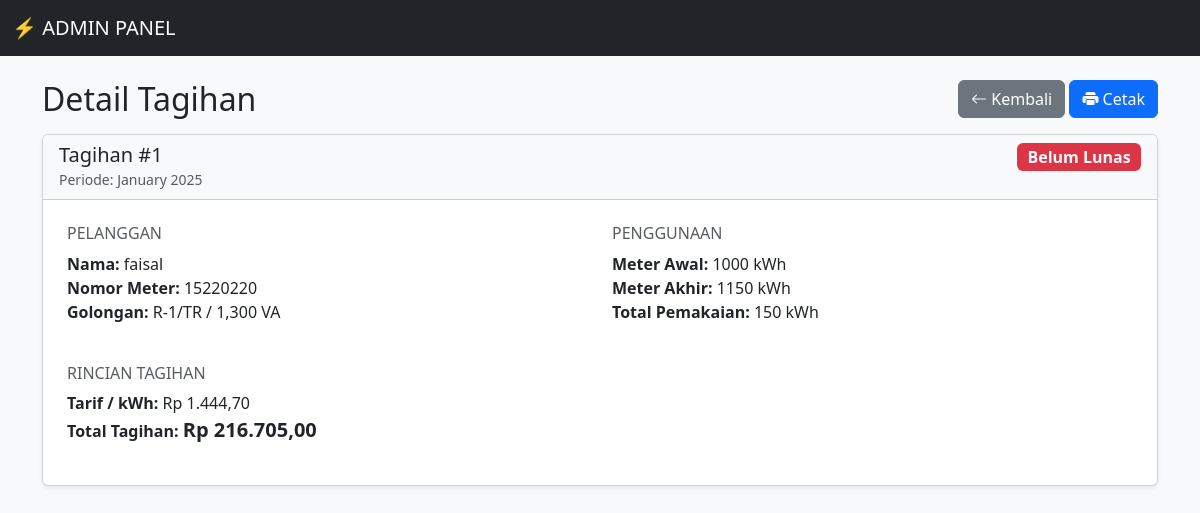
The page /admin/detail_tagihan.php?id=1 (signed in) on the database as committed earlier.
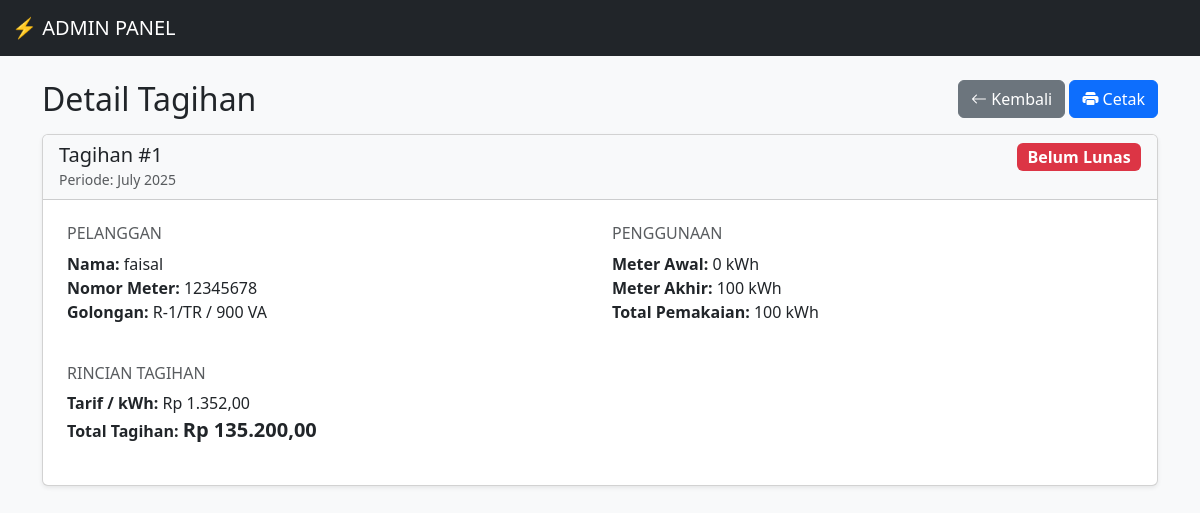
The same page on the database as committed later.
### tables this page shows
CREATE TABLE `tagihan` (
  `id_tagihan` int(11) NOT NULL,
  `id_penggunaan` int(11) NOT NULL,
  `jumlah_meter` float NOT NULL,
  `total_bayar` decimal(12,2) NOT NULL,
  `status` enum('belum_lunas','diproses','lunas') NOT NULL DEFAULT 'belum_lunas'
);

CREATE TABLE `penggunaan` (
  `id_penggunaan` int(11) NOT NULL,
  `id_pelanggan` int(11) NOT NULL,
  `bulan` int(2) NOT NULL,
  `tahun` year(4) NOT NULL,
  `meter_awal` float NOT NULL,
  `meter_akhir` float NOT NULL
);

CREATE TABLE `pelanggan` (
  `id_pelanggan` int(11) NOT NULL,
  `id_user` int(11) NOT NULL,
  `nomor_meter` varchar(20) NOT NULL,
  `alamat` text NOT NULL,
  `id_tarif` int(11) NOT NULL
);

CREATE TABLE `tarif` (
  `id_tarif` int(11) NOT NULL,
  `golongan_tarif` varchar(10) NOT NULL,
  `daya` int(11) NOT NULL,
  `tarif_per_kwh` decimal(10,2) NOT NULL
);

CREATE TABLE `users` (
  `id_user` int(11) NOT NULL,
  `username` varchar(50) NOT NULL,
  `password` varchar(255) NOT NULL,
  `nama_lengkap` varchar(100) NOT NULL,
  `role` enum('admin','pelanggan') NOT NULL,
  `reset_token` varchar(255) DEFAULT NULL,
  `token_expiry` datetime DEFAULT NULL
);

### admin/detail_tagihan.php (the view, shortened to what this page needs)
<?php
require '../config/database.php';
$id_tagihan = $_GET['id'];
$query = "SELECT
            tagihan.*,
            penggunaan.*,
            pelanggan.nomor_meter,
            users.nama_lengkap,
            tarif.golongan_tarif,
            tarif.daya,
            tarif.tarif_per_kwh,
            pembayaran.tanggal_bayar,
            pembayaran.biaya_admin,
            pembayaran.total_akhir,
            pembayaran.bukti_bayar
          FROM tagihan
          JOIN penggunaan ON tagihan.id_penggunaan = penggunaan.id_penggunaan
          JOIN pelanggan ON penggunaan.id_pelanggan = pelanggan.id_pelanggan
          JOIN users ON pelanggan.id_user = users.id_user
          JOIN tarif ON pelanggan.id_tarif = tarif.id_tarif
          LEFT JOIN pembayaran ON tagihan.id_tagihan = pembayaran.id_tagihan
          WHERE tagihan.id_tagihan = ?";
$stmt = mysqli_prepare($koneksi, $query);
mysqli_stmt_bind_param($stmt, "i", $id_tagihan);
mysqli_stmt_execute($stmt);
$result = mysqli_stmt_get_result($stmt);
$detail = mysqli_fetch_assoc($result);
require '../includes/header.php';
?>
<link rel="stylesheet" href="https://cdn.jsdelivr.net/npm/bootstrap-icons@1.11.3/font/bootstrap-icons.min.css">
<nav class="navbar navbar-expand-lg navbar-dark bg-dark sticky-top no-print">
    <div class="container-fluid">
        <a class="navbar-brand" href="index.php">⚡ ADMIN PANEL</a>
    </div>
</nav>
<div class="container mt-4">
    <div class="d-flex justify-content-between align-items-center mb-3 no-print">
        <h2 class="mb-0">Detail Tagihan</h2>
        <div>
            <a href="tagihan.php" class="btn btn-secondary"><i class="bi bi-arrow-left"></i> Kembali</a>
            <button onclick="window.print()" class="btn btn-primary"><i class="bi bi-printer-fill"></i> Cetak</button>
        </div>
    </div>
    <div class="card shadow-sm">
        <div class="card-header bg-light">
            <div class="d-flex justify-content-between">
                <div>
                    <h5 class="mb-0">Tagihan #<?= htmlspecialchars($detail['id_tagihan']); ?></h5>
                    <small class="text-muted">Periode:
                        <?= date("F Y", mktime(0, 0, 0, $detail['bulan'], 1, $detail['tahun'])); ?></small>
                </div>
                <div>
                    <?php
                    if ($detail['status'] == 'belum_lunas') {
                        echo '<span class="badge bg-danger fs-6">Belum Lunas</span>';
                    } elseif ($detail['status'] == 'diproses') {
                        echo '<span class="badge bg-warning text-dark fs-6">Diproses</span>';
                    } else {
                        echo '<span class="badge bg-success fs-6">Lunas</span>';
                    }
                    ?>
                </div>
            </div>
        </div>
        <div class="card-body p-4">
            <div class="row g-4">
                <div class="col-md-6">
                    <h6 class="text-muted">PELANGGAN</h6>
                    <ul class="list-unstyled">
                        <li><strong>Nama:</strong> <?= htmlspecialchars($detail['nama_lengkap']); ?></li>
                        <li><strong>Nomor Meter:</strong> <?= htmlspecialchars($detail['nomor_meter']); ?></li>
                        <li><strong>Golongan:</strong> <?= htmlspecialchars($detail['golongan_tarif']); ?> /
                            <?= number_format($detail['daya']); ?> VA</li>
                    </ul>
                </div>
                <div class="col-md-6">
                    <h6 class="text-muted">PENGGUNAAN</h6>
                    <ul class="list-unstyled">
                        <li><strong>Meter Awal:</strong> <?= htmlspecialchars($detail['meter_awal']); ?> kWh</li>
                        <li><strong>Meter Akhir:</strong> <?= htmlspecialchars($detail['meter_akhir']); ?> kWh</li>
                        <li><strong>Total Pemakaian:</strong> <?= htmlspecialchars($detail['jumlah_meter']); ?> kWh</li>
                    </ul>
                </div>
                <div class="col-md-6">
                    <h6 class="text-muted">RINCIAN TAGIHAN</h6>
                    <ul class="list-unstyled">
                        <li><strong>Tarif / kWh:</strong> Rp
                            <?= number_format($detail['tarif_per_kwh'], 2, ',', '.'); ?></li>
                        <li><strong>Total Tagihan:</strong> <span class="fw-bold fs-5">Rp
                                <?= number_format($detail['total_bayar'], 2, ',', '.'); ?></span></li>
                    </ul>
                </div>
            </div>
        </div>
    </div>
</div>
<?php require '../includes/footer.php'; ?>

Rows that differ between the two databases and show on the page:
changed tagihan "faisal": id_penggunaan.tahun "January 2025" → "July 2025"; pelanggan.nomor_meter "15220220" → "12345678"; tarif.daya "1,300" → "900"; id_penggunaan.meter_awal "1000" → "0"; id_penggunaan.meter_akhir "1150" → "100"; jumlah_meter "150" → "100"; tarif.tarif_per_kwh "1.444,70" → "1.352,00"; total_bayar "216.705,00" → "135.200,00"
